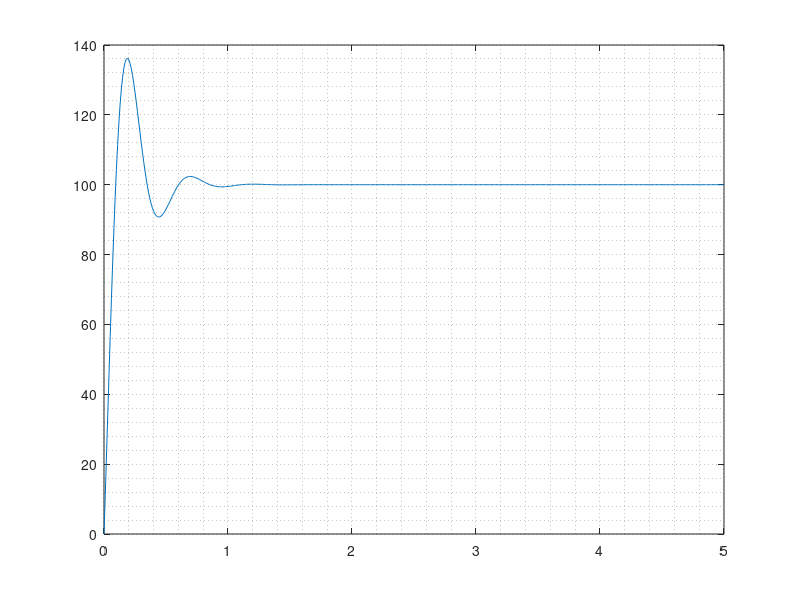

MATLAB code for this plot:
% easysim.m: Simulates digital control of continuous-time system
% without needing Matlab's Control System Toolbox. Uses only
% Euler's approximation. Runs in Matlab and GNU Octave. User
% needs to convert plant and controller TFs to SS.   
%
% PRECONDITIONS: Tp < Tc/10; Tc < Tmin/10. Here, Tmin is the
% smallest time constant of the CL system.  
%-------------------------------------------------------------

clc; clear all; close all;

% ------------ Begin declarations ----------------------------

% Plant transfer function K/(s+w)
K = 100; w = 1;
% State space model of plant is 
%
% xpdot = -w*xp + up;
% yp = K*xp;
%
% The suffix ``p'' represents plant.

% Controller will sample plant states every Tc seconds  
Tc = 0.01;
% We will control the plant for tcfin seconds
tcfin = 5; 

% Step size Tp used for numerical integration of plant 
% differential equation using Euler's approximation.
Tp = 0.00001;
% We will numerically integrate plant differential
% equation for Tc seconds.   

% Controller TF is Cs = (Kp*s+Ki)/s
Kp = 0.11;
Ki = 1.737;
% State-space model of controller is 
%
% xcdot = uc;
% yc = Ki*xc + Kp*uc;
%
% The suffix ``c'' represents controller.


%------ Declarations complete ---- Start simulation --------


% Continuous-time plant discrete-time controller

sd = 100;    % Desired motor speed in rad/sec. 
sa(1) = 0;   % Initial actual speed (sa = yp).
xc(1) = 0;   % Initial state of controller. 
yc(1) = 0;   % Intial output of controller.
xp(1) = 0;   % Initial state of plant.
for k = 1:tcfin/Tc
  uc(k) = sd - sa(k);
  xc(k+1) = uc(k)*Tc + xc(k);
  yc(k) = Kp*uc(k) + Ki*xc(k);
  % Hold last sample of controller output:
  up = yc(k); 
  % Numerically integrate plant equation holding the last
  % controller output as the input to the plant.
  for i = 1:Tc/Tp-1
    xp = (1-Tp*w)*xp + Tp*up;
    % This is the equation
    % xp(k+1) = (1-Tp*w)*xp(k) + Tp*up;
  end
  yp(k) = K*xp;
  sa(k+1) = yp(k);
end

t = (0:tcfin/Tc)*Tc;
plot(t,sa); grid(gca,'minor');
print -depsc Tc0-0001.eps